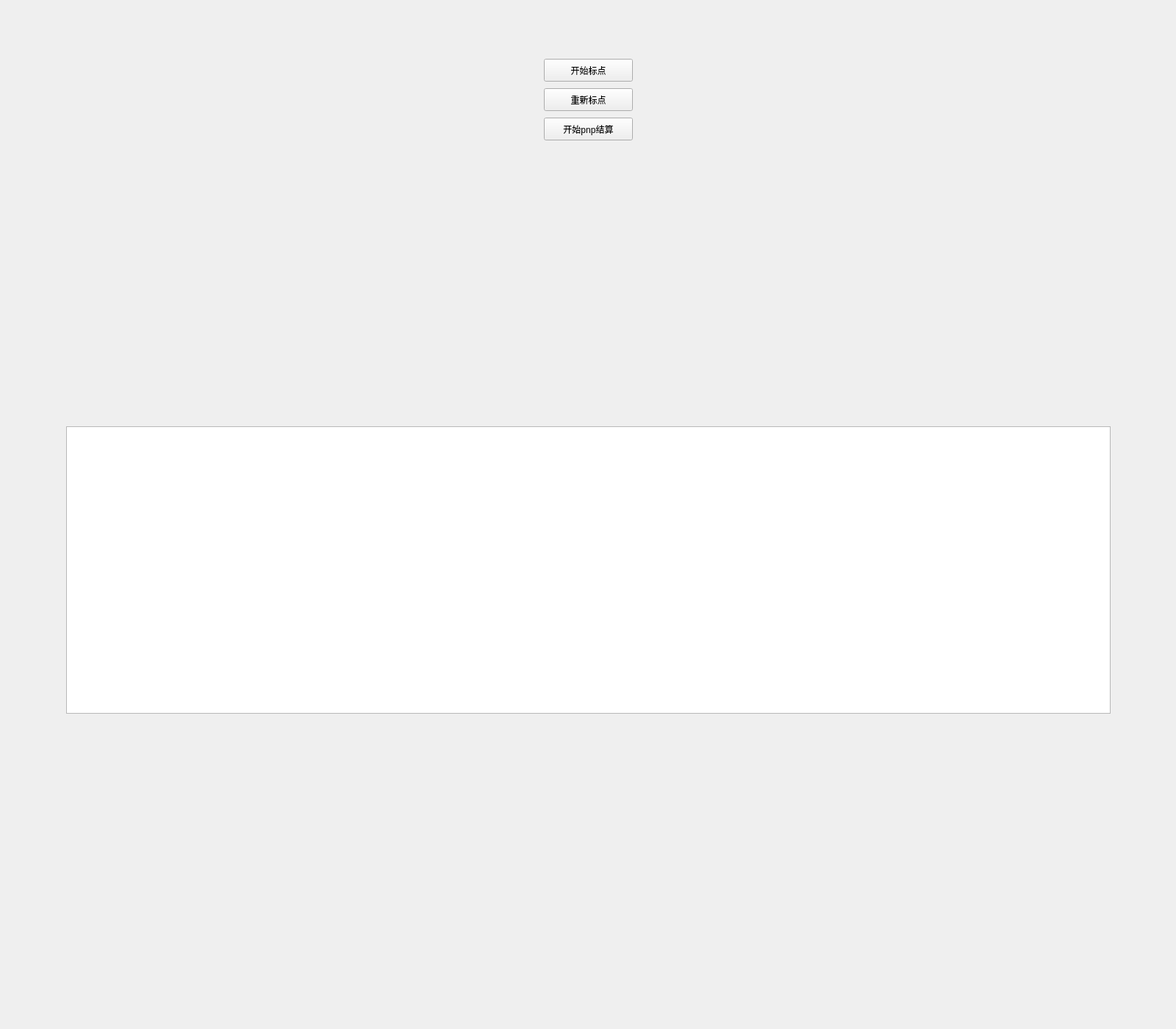
<?xml version="1.0" encoding="UTF-8"?>
<ui version="4.0">
 <class>pnpWidget</class>
 <widget class="QWidget" name="pnpWidget">
  <property name="geometry">
   <rect>
    <x>0</x>
    <y>0</y>
    <width>1600</width>
    <height>1400</height>
   </rect>
  </property>
  <property name="windowTitle">
   <string>Form</string>
  </property>
  <widget class="QLabel" name="farImg">
   <property name="geometry">
    <rect>
     <x>90</x>
     <y>90</y>
     <width>640</width>
     <height>480</height>
    </rect>
   </property>
   <property name="focusPolicy">
    <enum>Qt::NoFocus</enum>
   </property>
   <property name="toolTipDuration">
    <number>-1</number>
   </property>
   <property name="autoFillBackground">
    <bool>true</bool>
   </property>
   <property name="text">
    <string/>
   </property>
   <property name="pixmap">
    <pixmap>:/map/C:/Users/zyb/Desktop/Robotmaster/pitures/map.png</pixmap>
   </property>
   <property name="scaledContents">
    <bool>true</bool>
   </property>
   <property name="alignment">
    <set>Qt::AlignLeading|Qt::AlignLeft|Qt::AlignVCenter</set>
   </property>
  </widget>
  <widget class="QPushButton" name="beginPoint">
   <property name="geometry">
    <rect>
     <x>740</x>
     <y>80</y>
     <width>121</width>
     <height>31</height>
    </rect>
   </property>
   <property name="text">
    <string>开始标点</string>
   </property>
  </widget>
  <widget class="QPushButton" name="restartPoint">
   <property name="geometry">
    <rect>
     <x>740</x>
     <y>120</y>
     <width>121</width>
     <height>31</height>
    </rect>
   </property>
   <property name="text">
    <string>重新标点</string>
   </property>
  </widget>
  <widget class="QPushButton" name="beginPnp">
   <property name="geometry">
    <rect>
     <x>740</x>
     <y>160</y>
     <width>121</width>
     <height>31</height>
    </rect>
   </property>
   <property name="text">
    <string>开始pnp结算</string>
   </property>
  </widget>
  <widget class="QPlainTextEdit" name="message">
   <property name="geometry">
    <rect>
     <x>90</x>
     <y>580</y>
     <width>1421</width>
     <height>391</height>
    </rect>
   </property>
   <property name="readOnly">
    <bool>true</bool>
   </property>
  </widget>
  <widget class="QLabel" name="closeImg">
   <property name="geometry">
    <rect>
     <x>870</x>
     <y>90</y>
     <width>640</width>
     <height>480</height>
    </rect>
   </property>
   <property name="autoFillBackground">
    <bool>true</bool>
   </property>
   <property name="text">
    <string/>
   </property>
   <property name="pixmap">
    <pixmap>:/map/C:/Users/zyb/Desktop/Robotmaster/pitures/map.png</pixmap>
   </property>
   <property name="scaledContents">
    <bool>true</bool>
   </property>
  </widget>
  <zorder>beginPoint</zorder>
  <zorder>restartPoint</zorder>
  <zorder>beginPnp</zorder>
  <zorder>farImg</zorder>
  <zorder>message</zorder>
  <zorder>closeImg</zorder>
 </widget>
 <resources>
  <include location="radarImage.qrc"/>
 </resources>
 <connections/>
</ui>
